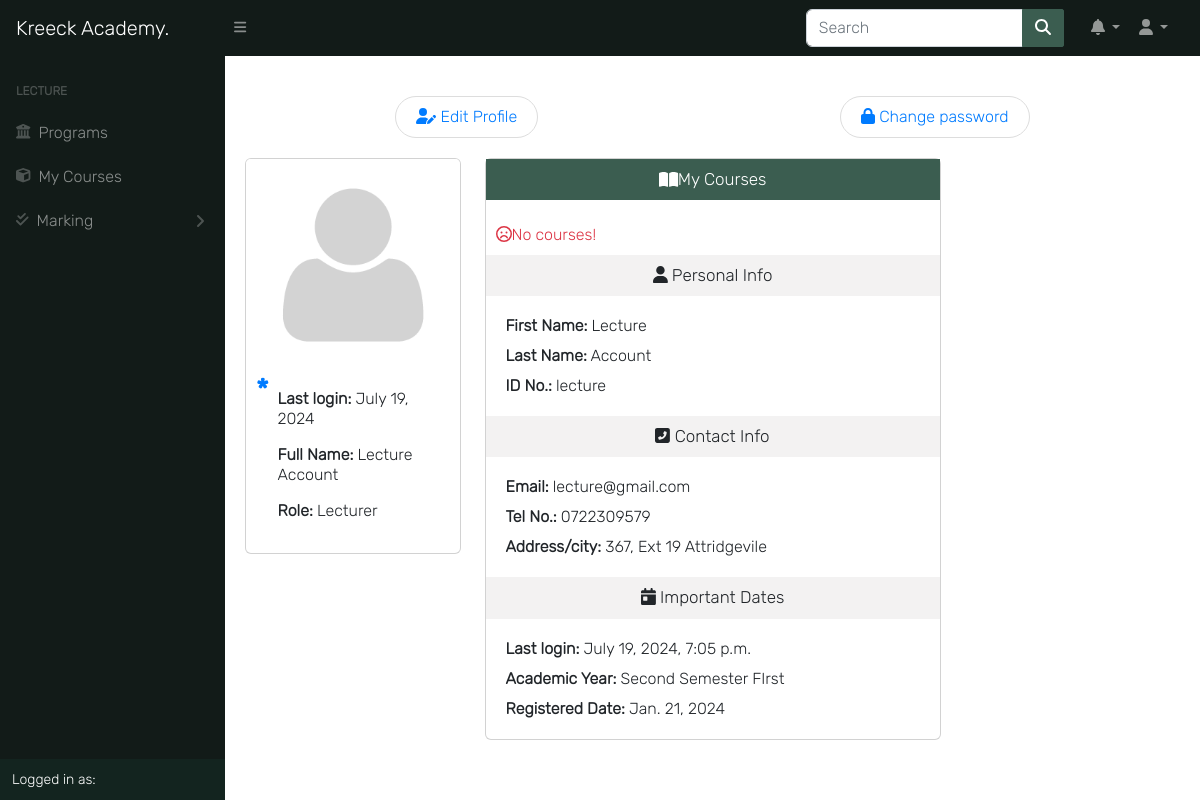
Screenshot of /auth/profile/ (signed in) with the database file from the repository.
### accounts/models.py (models this page shows, shortened)
class User(AbstractUser):
    is_student = models.BooleanField(default=False)
    is_lecturer = models.BooleanField(default=False)
    is_parent = models.BooleanField(default=False)
    is_dep_head = models.BooleanField(default=False)
    phone = models.CharField(max_length=60, blank=True, null=True)
    address = models.CharField(max_length=60, blank=True, null=True)
    picture = models.ImageField(upload_to='profile_pictures/%y/%m/%d/', default='default.png', null=True)
    email = models.EmailField(blank=True, null=True)
    username_validator = ASCIIUsernameValidator()
    objects = UserManager()
    @property
    def get_full_name(self):
        full_name = self.username
        if self.first_name and self.last_name:
            full_name = self.first_name + " " + self.last_name
        return full_name
    @property
    def get_user_role(self):
        if self.is_superuser:
            return "Admin"
        elif self.is_student:
            return "Student"
        elif self.is_lecturer:
            return "Lecturer"
        elif self.is_parent:
            return "Parent"

### app/models.py (models this page shows)
class Semester(models.Model):
    semester = models.CharField(max_length=10, choices=SEMESTER, blank=True)
    is_current_semester = models.BooleanField(default=False, blank=True, null=True)
    session = models.ForeignKey(Session, on_delete=models.CASCADE, blank=True, null=True)
    next_semester_begins = models.DateField(null=True, blank=True)
    def __str__(self):
        return self.semester

class Session(models.Model):
    session = models.CharField(max_length=200, unique=True)
    is_current_session = models.BooleanField(default=False, blank=True, null=True)
    next_session_begins = models.DateField(blank=True, null=True)
    def __str__(self):
        return self.session

### accounts/views.py (the view, shortened to what this page needs)
# urls.py: path('profile/', profile, name='profile'),
@cache_control(no_cache=True, must_revalidate=True, no_store=True)
@login_required
def profile(request):
    try:
        current_session = get_object_or_404(Session, is_current_session=True)
        current_semester = get_object_or_404(Semester, is_current_semester=True, session=current_session)
    except Semester.MultipleObjectsReturned and Semester.DoesNotExist and Session.DoesNotExist:
        raise Http404
    if request.user.is_lecturer:
        courses = Course.objects.filter(allocated_course__lecturer__pk=request.user.id).filter(
            semester=current_semester)
        return render(request, 'accounts/profile.html', {
            'title': request.user.get_full_name,
            "courses": courses,
            'current_session': current_session,
            'current_semester': current_semester,
        })

### templates/accounts/profile.html (shortened to what this page needs)
{% extends 'base.html' %}
{% load static %}
{% load i18n %}
{% block content %}
{% if user.is_authenticated %}
<div class="btn-flex">
    <a class="edit-btn" href="{% url 'edit_profile' %}"><i class="fas fa-user-edit"></i>
        <span class="mobile-hide">Edit Profile</span></a>
    <a class="edit-btn" href="{% url 'change_password' %}"><i class="fas fa-lock"></i><span class="mobile-hide">
        Change password</span></a>
</div>
<div class="row">
    <div class="col-md-3 mx-auto">
        <div class="card">
            {% if request.user.is_authenticated %}
                {% if not request.user.is_lecturer %}
                    <img src="{{ user.picture.url }}" class="dashboard-img" onload="cacheProfilePicture(this);">
                {% else %}
                    <img src="{{ user.picture.url }}" class="dashboard-img">
                {% endif %}
            {% endif %}
            <div class="program-description">
                <p><strong>Last login: </strong>{{ user.last_login|date }}</p>
                <p><strong>Full Name: </strong>{{ user.get_full_name|title }}</p>
                <p><strong>Role: </strong>
                    {{ user.get_user_role }}
                </p>
            </div>
        </div>
    </div>
    <div class="col-md-6 mx-auto">
        <div class="card">
            {% if user.is_lecturer %}
            <p class="form-title"><i class="fas fa-book-open"></i>My Courses</p>
            <div class="dashboard-description">
                {% if courses %}
                    <div class="flex">
                        {% for course in courses %}
                            <div class="flex"><a class="edit-btn" href="{{ course.get_absolute_url }}">{{ course }}</a></div>
                        {% endfor %}
                    </div>
                {% else %}
                        <div class="text-danger"><i class="far fa-frown"></i>No courses!</div>
                {% endif %}
            </div>
            {% endif %}
            <p class="title-info"><i class="fas fa-user"></i> Personal Info</p>
            <div class="dashboard-description">
                <p><strong>First Name:</strong> {{ user.first_name|title }}</p>
                <p><strong>Last Name:</strong> {{ user.last_name|title }}</p>
                <p><strong>ID No.:</strong> {{ user.username }}</p>
            </div>
            <p class="title-info"><i class="fas fa-phone-square-alt"></i> Contact Info</p>
            <div class="dashboard-description">
                <p><strong>Email:</strong> {{ user.email }}</p>
                <p><strong>Tel No.:</strong> {{ user.phone }}</p>
                <p><strong>Address/city:</strong> {{ user.address }}</p>
            </div>
            <p class="title-info"><i class="fa fa-calendar-day"></i> Important Dates</p>
            <div class="dashboard-description">
                <p><strong>Last login:</strong> {{ user.last_login }}</p>
                <p><strong>Academic Year:</strong> {{ current_semester }} Semester {{ current_session }}</p>
                <p><strong>Registered Date:</strong> {{ user.date_joined|date }}</p>
            </div>
        </div>
    </div>
    <div class="col-md-3 mx-auto"></div>
</div>
{% endif %}
{% endblock content %}

### static/css/all.css (style rules this page uses)
.fa-book-open:before { content: "\f518"; }
.fa-calendar-day:before { content: "\f783"; }
.fa-lock:before { content: "\f023"; }
.fa-user:before { content: "\f007"; }

### static/css/style.css (style rules this page uses)
*, body { font-family: "Inter", sans-serif; }
body { background-color: #ffffff; }
.btn-flex { display: -webkit-box; display: -ms-flexbox; display: flex; -webkit-box-pack: center; -ms-flex-pack: center; justify-content: center; -ms-flex-wrap: wrap; flex-wrap: wrap; margin: 10px auto; }
a { color: #666; text-decoration: none; }
.dashboard-img { width: 100%; border-top-left-radius: 0.3em; border-top-right-radius: 0.3em; }
.dashboard-description { padding: 10px; }
.dashboard-description p { margin: 10px; }
.program-description { position: relative; padding: 1rem 2rem; }
.program-description::before { content: "*"; position: absolute; top: 0; left: 10px; color: #007bff; font-weight: bold; font-size: 30px; margin-right: 1rem; }
.title-info { font-weight: 400; font-size: 17px; padding: 10px; background: #f3f2f2; text-align: center; margin: 0px; }
.form-title { display: -webkit-box; display: -ms-flexbox; display: flex; -webkit-box-align: center; -ms-flex-align: center; align-items: center; -webkit-box-pack: center; -ms-flex-pack: center; justify-content: center; font-weight: 400; font-size: 17px; padding: 10px; background: #3b5d50; color: #fff; text-align: center; margin-bottom: 15px; }
.edit-btn { font-family: inherit; text-align: center; width: auto; padding: 10px 20px; margin: 10px auto; cursor: pointer; color: #007bff; border: 1px solid #ddd; border-radius: 2rem; }

### rows the page displays
User: picture (placeholder picture), last_login "July 19, 2024", get_full_name "Lecture Account", get_user_role "Lecturer", first_name "Lecture", last_name "Account", username "lecture", email "lecture@gmail.com", phone "0722309579", address "367, Ext 19 Attridgevile", last_login "July 19, 2024, 7:05 p.m.", date_joined "Jan. 21, 2024"
Semester: semester "Second"
Session: session "FIrst"
